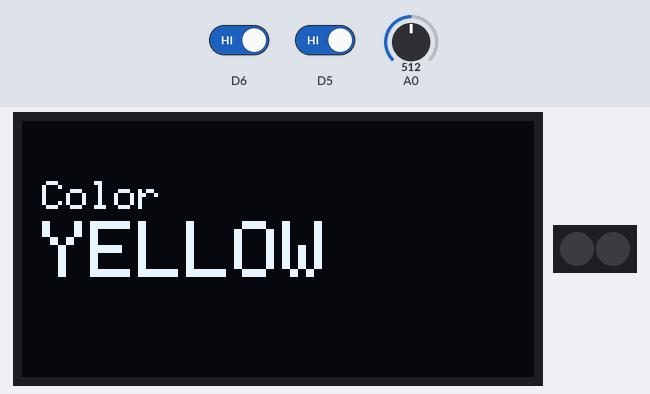
Recording of a sketch running on a simulated ESP8266 (NodeMCU). On the bench: 128×64 one-colour display, 2 RGB LEDs in strip order, left to right. The test bench sets the inputs (shaded band); at power-on: A0 = 512, D6 HIGH, D5 HIGH. The display library's start-up logo is not drawn.

Above: at 3.2 s.
3.3 s: A0 set to 306
At 4.2 s:
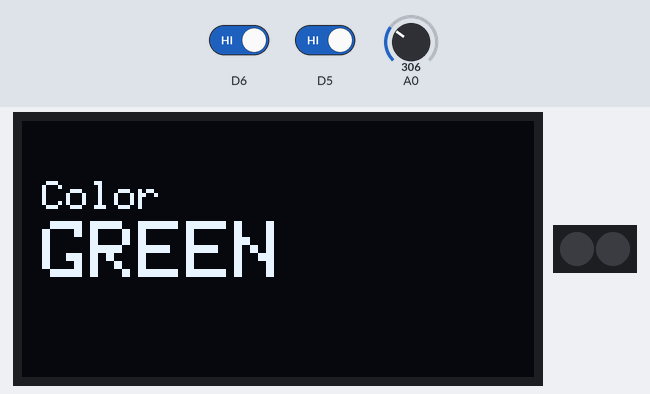
4.8 s: D6 driven LOW
At 5.3 s:
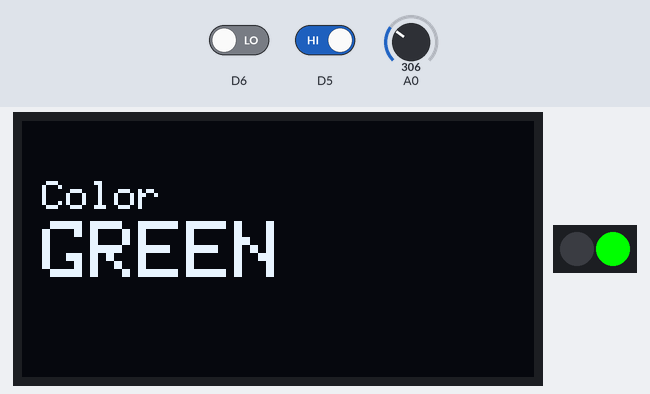
6.3 s: D5 driven LOW
At 7.5 s:
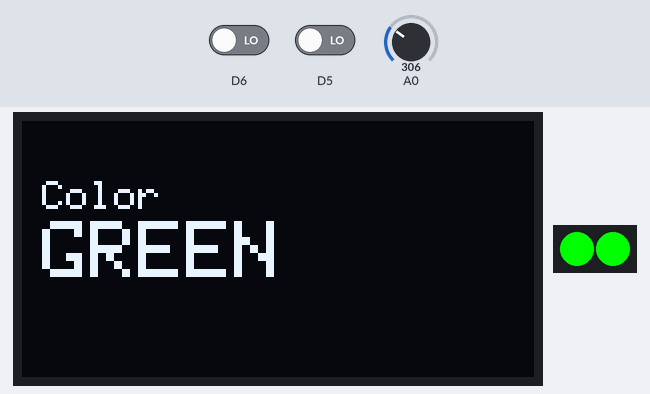
7.8 s: A0 set to 511
At 8.8 s:
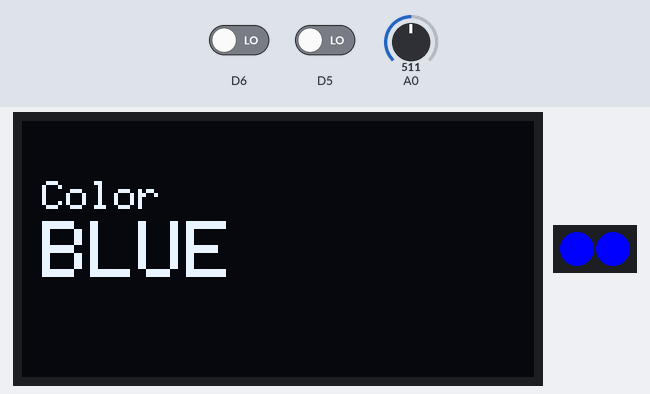
9.3 s: A0 set to 716
At 10.3 s:
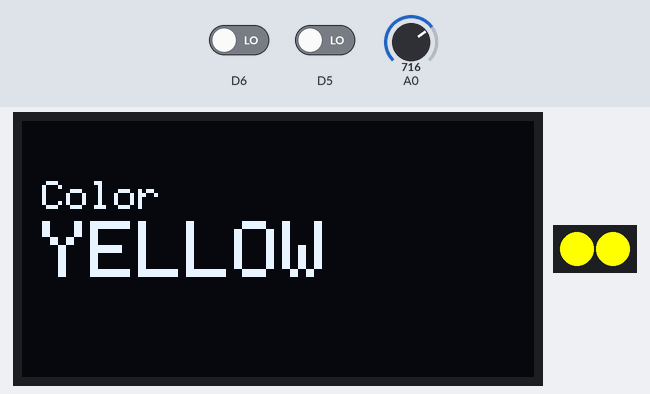
10.8 s: A0 set to 900
At 11.9 s:
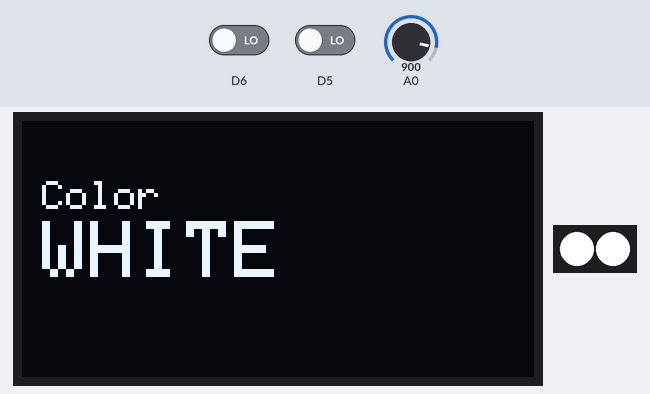
Timing chart, 0 to 13.3 s (numbered marks = the images above; inputs shaded):
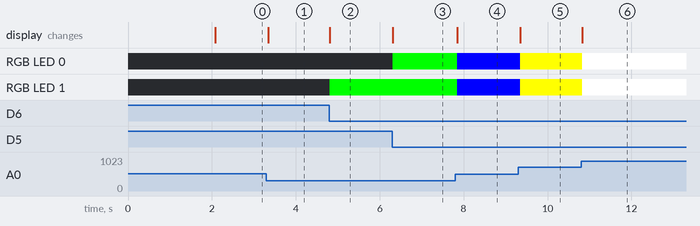

The sketch:

Choie1.ino
```cpp
#include <Wire.h>
#include <Adafruit_GFX.h>
#include <Adafruit_SSD1306.h>
Adafruit_SSD1306 display(-1);

#include <Adafruit_NeoPixel.h>
#define NUMSLEDs 2
#define PINSLEDs 10
Adafruit_NeoPixel SLEDs = Adafruit_NeoPixel(NUMSLEDs, PINSLEDs, NEO_GRB + NEO_KHZ800);


void setup() {
Serial.begin(9600);
Wire.begin();
display.begin(SSD1306_SWITCHCAPVCC, 0x3C);
display.display();
delay(2000);

display.clearDisplay();
display.setTextSize(1);
display.setTextColor(WHITE);

pinMode(PINSLEDs,OUTPUT);
SLEDs.begin();
SLEDs.show();
}

void loop() {
  int VR = analogRead(A0);
  VR = map(VR,0,1024,1,6);
  if(VR == 1){
    display.clearDisplay();
    display.setCursor(5,15);
    display.setTextSize(1);
    display.print("Color");
    display.setCursor(5,25);
    display.setTextSize(2);
    display.println("RED");
    display.display();
    if(digitalRead(D5)==0){
      SLEDs.setPixelColor(0, SLEDs.Color(255,0,0));
      SLEDs.show();
    }
    if(digitalRead(D6)==0){
      SLEDs.setPixelColor(1, SLEDs.Color(255,0,0));
      SLEDs.show();
    }
  }
  if(VR == 2){
    display.clearDisplay();
    display.setCursor(5,15);
    display.setTextSize(1);
    display.print("Color");
    display.setCursor(5,25);
    display.setTextSize(2);
    display.println("GREEN");
    display.display();
    if(digitalRead(D5)==0){
      SLEDs.setPixelColor(0, SLEDs.Color(0,255,0));
      SLEDs.show();
    }
    if(digitalRead(D6)==0){
      SLEDs.setPixelColor(1, SLEDs.Color(0,255,0));
      SLEDs.show();
    }
  }
  if(VR == 3){
    display.clearDisplay();
    display.setCursor(5,15);
    display.setTextSize(1);
    display.print("Color");
    display.setCursor(5,25);
    display.setTextSize(2);
    display.println("BLUE");
    display.display();
    if(digitalRead(D5)==0){
      SLEDs.setPixelColor(0, SLEDs.Color(0,0,255));
      SLEDs.show();
    }
    if(digitalRead(D6)==0){
      SLEDs.setPixelColor(1, SLEDs.Color(0,0,255));
      SLEDs.show();
    }
  }
  if(VR == 4){
    display.clearDisplay();
    display.setCursor(5,15);
    display.setTextSize(1);
    display.print("Color");
    display.setCursor(5,25);
    display.setTextSize(2);
    display.println("YELLOW");
    display.display();
    if(digitalRead(D5)==0){
      SLEDs.setPixelColor(0, SLEDs.Color(255,255,0));
      SLEDs.show();
    }
    if(digitalRead(D6)==0){
      SLEDs.setPixelColor(1, SLEDs.Color(255,255,0));
      SLEDs.show();
    }
  }
  if(VR == 5){
    display.clearDisplay();
    display.setCursor(5,15);
    display.setTextSize(1);
    display.print("Color");
    display.setCursor(5,25);
    display.setTextSize(2);
    display.println("WHITE");
    display.display();
    if(digitalRead(D5)==0){
      SLEDs.setPixelColor(0, SLEDs.Color(255,255,255));
      SLEDs.show();
    }
    if(digitalRead(D6)==0){
      SLEDs.setPixelColor(1, SLEDs.Color(255,255,255));
      SLEDs.show();
    }
  }
  if(VR == 6){
    display.clearDisplay();
    display.setCursor(5,15);
    display.setTextSize(1);
    display.print("Color");
    display.setCursor(5,25);
    display.setTextSize(2);
    display.println("OFF");
    display.display();
    if(digitalRead(D5)==0){
      SLEDs.setPixelColor(0, SLEDs.Color(0,0,0));
      SLEDs.show();
    }
    if(digitalRead(D6)==0){
      SLEDs.setPixelColor(1, SLEDs.Color(0,0,0));
      SLEDs.show();
    }
  }
}
```

Measured:
- after the input at 3.3 s, the display: changes at once (image 1)
- after the input at 4.8 s, RGB LED 1: off → RGB(0, 255, 0) at once
- after the input at 6.3 s, RGB LED 0: off → RGB(0, 255, 0) at once
- after the input at 7.8 s, RGB LED 0, RGB LED 1: RGB(0, 255, 0) → RGB(0, 0, 255) at once; the display: first changes at once (image 4 shows a later state)
- after the input at 9.3 s, RGB LED 0, RGB LED 1: RGB(0, 0, 255) → RGB(255, 255, 0) after 0.05 s; the display: first changes after 0.05 s (image 5 shows a later state)
- after the input at 10.8 s, RGB LED 0, RGB LED 1: RGB(255, 255, 0) → RGB(255, 255, 255) at once; the display: first changes at once (image 6 shows a later state)
